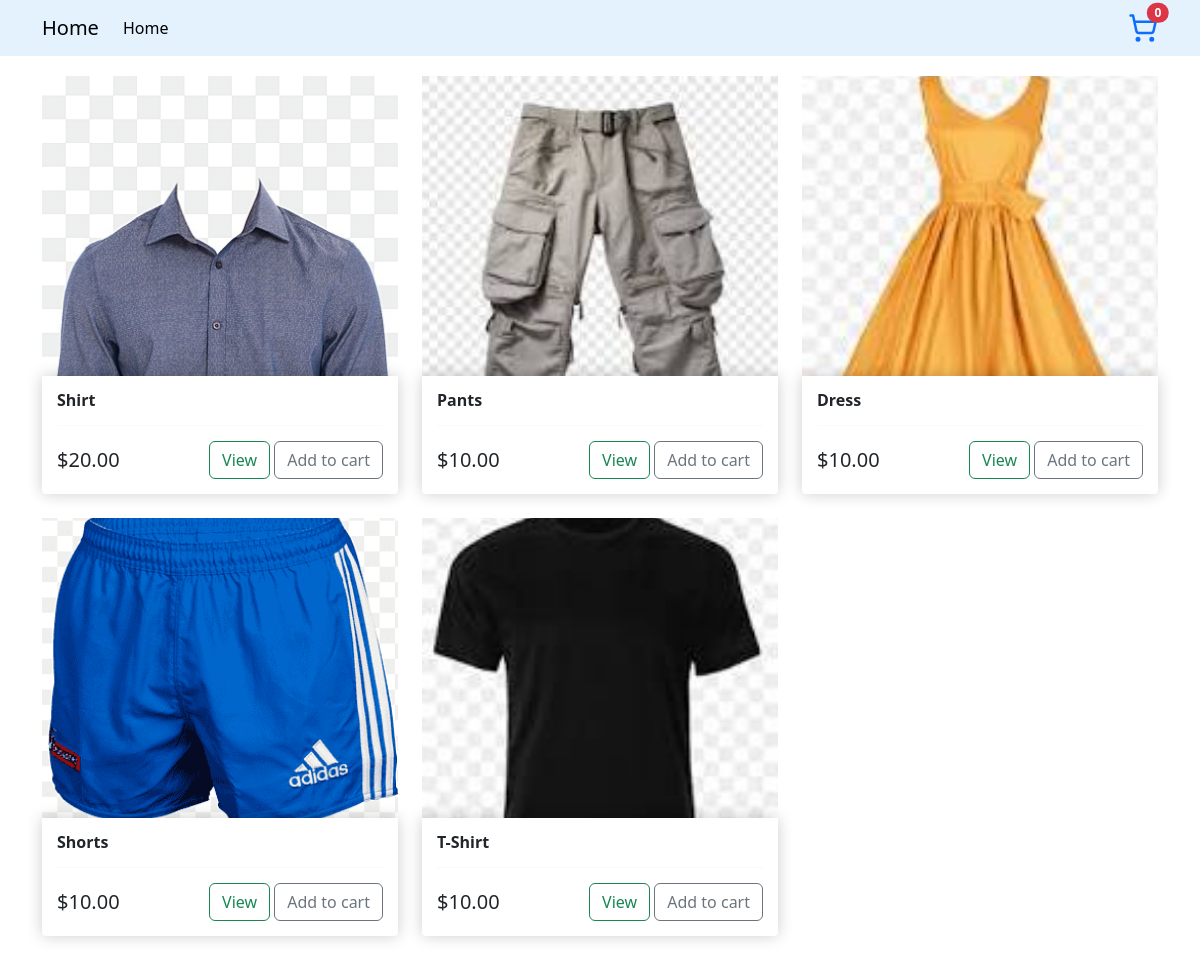
The page / on the database its author committed.
### store/models.py (models this page shows, shortened)
class Product(models.Model):
    name = models.CharField(max_length=200, null=False)
    price = models.FloatField()
    image = models.ImageField(null=True, blank=True, upload_to='products/')
    def getImage(self):
        try:
            url = self.image.url
        except (FileNotFoundError, ValueError):
            url = settings.STATIC_URL + 'images/placeholder.png'
        return url

### store/views.py (the view)
# urls.py: path('', include('store.urls'))
def store(request):
    products = Product.objects.all()
    context = {'products': products}
    return render(request, 'store/store.html', context)

### store/templates/store/store.html (shortened to what this page needs)
{% extends 'store/main.html' %}
{% load static %}
{% block content %}
    <div class = "row">
      {% for product in products %}
        <div class="col-lg-4 mb-4">
            <div class="product-container">
              <img class="thumbnail" src="{{product.getImage}}">
              <div class="box-elem">
                <h6><strong>{{product.name}}</strong></h6>
                <hr>
                <div style="display: flex; justify-content: space-between; align-items: center;">
                  <h5 style="margin: 0;">${{product.price | floatformat:2}}</h5>
                  <div>
                    <a class="btn btn-outline-success" href="#">View</a>
                    <button data-product="{{product.id}}" class="btn btn-outline-secondary add-btn add-to-cart">Add to cart</button>
                  </div>
                </div>
              </div>
            </div>
          </div>
      {% endfor %}
    </div>
{% endblock content %}

### store/templates/store/main.html (shortened to what this page needs)
<!DOCTYPE html>
{% load static %}
<html lang="en">
<head>
    <link href="https://cdn.jsdelivr.net/npm/bootstrap@5.3.3/dist/css/bootstrap.min.css" rel="stylesheet">
    <link rel="stylesheet" type="text/css" href="{% static 'css/main.css' %}">
</head>
<body>
    <nav class="navbar navbar-expand-lg navbar-light" style="background-color: #e3f2fd;">
        <div class="container">
          <a class="navbar-brand" href="{% url 'store' %}">Home</a>
          <div class="collapse navbar-collapse" id="navbarNav">
            <ul class="navbar-nav me-auto mb-2 mb-lg-0">
              <li class="nav-item">
                <a class="nav-link active" aria-current="page" href="#">Home</a>
              </li>
            </ul>
            <div class="position-relative">
                <a href="{% url 'cart' %}" class="text-decoration-none">
                <span id="cart-total" class="position-absolute top-0 start-100 translate-middle badge rounded-pill bg-danger">
                  {% if request.user.is_authenticated %}
                    {{ request.user.customer.get_current_cart_total_items }}
                  {% else %}
                    0
                  {% endif %}
                </span>
                </a>
            </div>
          </div>
        </div>
      </nav>
    <div class="container">
        {% block content %}
        {% endblock content %}
    </div>
</body>
</html>

### static/css/main.css (style rules this page uses)
.navbar { margin-bottom: 20px; }
.product-container { display: flex; flex-direction: column; }
.thumbnail { width: 100%; height: 300px; margin: 0; display: block; object-fit: cover; }
.box-elem { box-shadow: 0 0 16px rgba(0, 0, 0, 0.2); background-color: #fff; border-radius: 0 0 4px 4px; padding: 15px; margin-top: 0; }
hr { margin: 15px 0; border-top: 1px solid #ececec; }

### rows shown on the page
Product: getImage (picture), name "Shirt", price "20.00"
Product: getImage (picture), name "Pants", price "10.00"
Product: getImage (picture), name "Dress", price "10.00"
Product: getImage (picture), name "Shorts", price "10.00"
Product: getImage (picture), name "T-Shirt", price "10.00"
